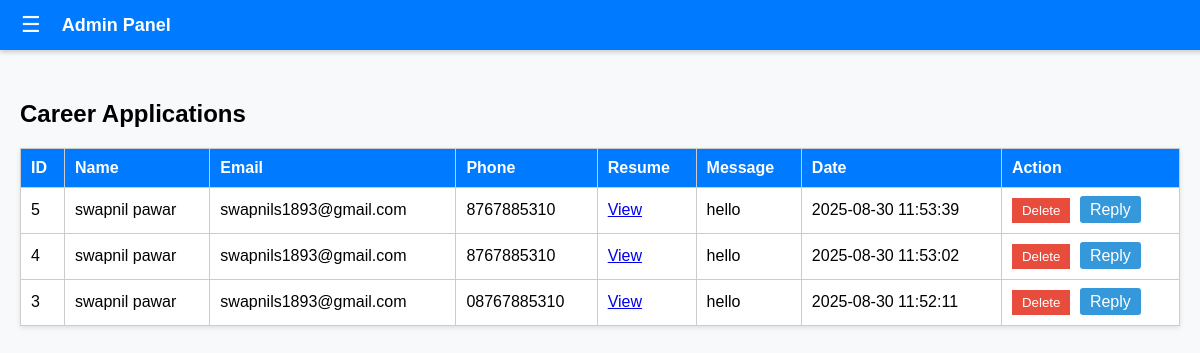
/admin/view_career_applications.php (signed in), run on the app's committed database.
### tables this page shows
CREATE TABLE `career_applications` (
  `id` int(11) NOT NULL,
  `name` varchar(200) NOT NULL,
  `email` varchar(200) NOT NULL,
  `phone` varchar(50) DEFAULT NULL,
  `resume` varchar(255) DEFAULT NULL,
  `message` text DEFAULT NULL,
  `created_at` timestamp NOT NULL DEFAULT current_timestamp()
);

### admin/view_career_applications.php (the view, shortened to what this page needs)
<?php
include 'db.php';
$result = $conn->query("SELECT * FROM career_applications ORDER BY created_at DESC");
?>
<!DOCTYPE html>
<html>
<head>
<link rel="stylesheet" href="style.css">
</head>
<body>
<?php include 'sidebar.php'; ?>
<div class="content" id="content">
  <h2>Career Applications</h2>
  <table>
    <tr>
      <th>ID</th><th>Name</th><th>Email</th><th>Phone</th><th>Resume</th><th>Message</th><th>Date</th><th>Action</th>
    </tr>
    <?php while($row = $result->fetch_assoc()): ?>
    <tr>
      <td><?= $row['id'] ?></td>
      <td><?= htmlspecialchars($row['name']) ?></td>
      <td><?= htmlspecialchars($row['email']) ?></td>
      <td><?= htmlspecialchars($row['phone']) ?></td>
      <td>
        <?php if($row['resume']): ?>
          <a href="../uploads/resumes/<?= $row['resume'] ?>" target="_blank">View</a>
        <?php else: ?> - <?php endif; ?>
      </td>
      <td><?= nl2br(htmlspecialchars($row['message'])) ?></td>
      <td><?= $row['created_at'] ?></td>
      <td>
        <form method="post" style="display:inline;" onsubmit="return confirm('Are you sure you want to delete this application?');">
          <button type="submit" style="background:#e74c3c;color:#fff;border:none;padding:5px 10px;cursor:pointer;">Delete</button>
        </form>
        <a href="mailto:<?= htmlspecialchars($row['email']) ?>" style="background:#3498db;color:#fff;padding:5px 10px;text-decoration:none;border-radius:3px;margin-left:5px;">Reply</a>
      </td>
    </tr>
    <?php endwhile; ?>
  </table>
</div>
</body>
</html>

### admin/style.css (style rules this page uses)
body, html { margin: 0; padding: 0; font-family: Arial, sans-serif; background: #f8f9fa; }
.content { margin-top: 60px; padding: 20px; transition: margin-left 0.3s; }
table { width: 100%; border-collapse: collapse; margin-top: 20px; background: #fff; box-shadow: 0 2px 5px rgba(0,0,0,0.1); }
th, td { padding: 10px; border: 1px solid #ccc; text-align: left; }
th { background: #007bff; color: #fff; }

### data on the page
career_applications: id "5", name "swapnil pawar", email "swapnils1893@gmail.com", phone "8767885310", message "hello", created_at "2025-08-30 11:53:39"
career_applications: id "4", name "swapnil pawar", email "swapnils1893@gmail.com", phone "8767885310", message "hello", created_at "2025-08-30 11:53:02"
career_applications: id "3", name "swapnil pawar", email "swapnils1893@gmail.com", phone "08767885310", message "hello", created_at "2025-08-30 11:52:11"
